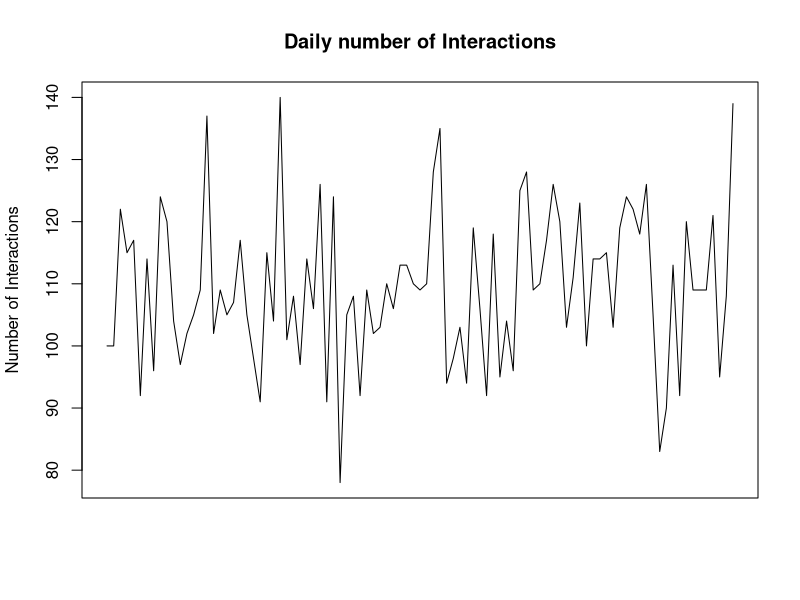
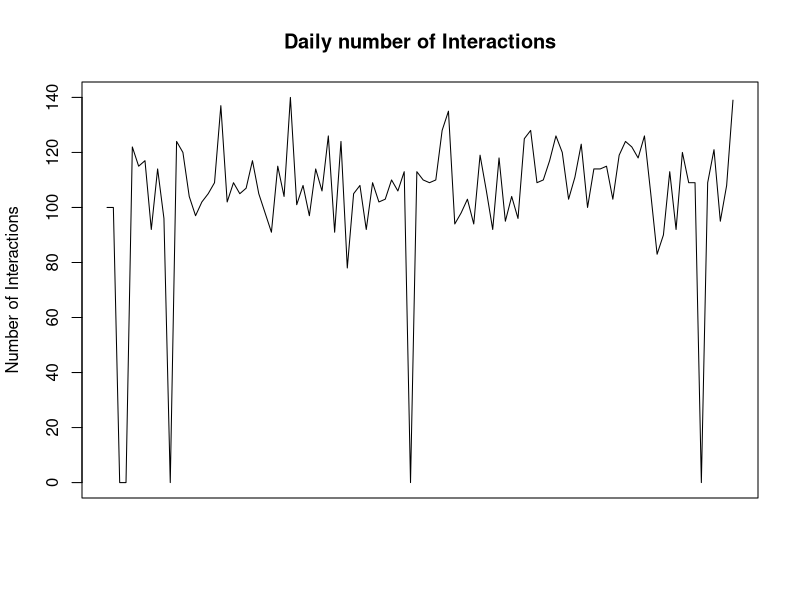

Reproduce these figures in R, in order.

# Finding and Eliminating missing values in Time series data ----------------------------------

# In time series data, there should not be any missing values in series.Some times there is possibility
# of having such missing values in between series.It will cause more harmfull if we are not aware of them.
#We are here now to see the impact of missing values on time series data.

#Let me create a time series data on user access to a website. This log file 
#just contains the date of access, and how many accesses were counted
hdata <- data.frame(
  date = seq(as.Date('1988-04-20'),by ='days' , length = 100),
  hits = round(sample(rnorm(100, mean = 110, sd =11),100))
)
### Deleted 5 observations randomly:
hdata <- hdata[sample(1:100,95,replace = F),]
hdata <- hdata[order(hdata$date),]
hdata$date <- as.Date(hdata$date,format="%m/%d/%Y")	# Timestamp is in mm/dd/YYYY format
### We succesfull got a data, having 5missing values in a series 
### Lets see how this plot looks like.
plot(hdata$hits,xaxt="no",type="l",main="Daily number of Interactions",ylab = "Number of Interactions",xlab="")

### Find those missing values and impute zeros in missiing vales and see how it effects plot
### generate vector of all dates
daycount <- table(hdata$date)  
alldays <- seq(as.Date('1988-04-20'),length=100,by="+1 day")			# this vector has all days
allcount <- table(alldays)      
actindex <- match(names(allcount),names(daycount),nomatch = 0)  
### Now we can see here there are 5 missing values:

### Lets mention the missing dates and provide hits as zero [0] for missing dates
library(dplyr)
alldays <- data.frame(date = alldays)
new_hdata <-  left_join(alldays, hdata)
new_hdata$hits[new_hdata$hits %in% NA] <- 0
#We have successfull done our job. lets plot it..
plot(new_hdata$hits,xaxt="no",type="l",main="Daily number of Interactions",ylab = "Number of Interactions",xlab="")

